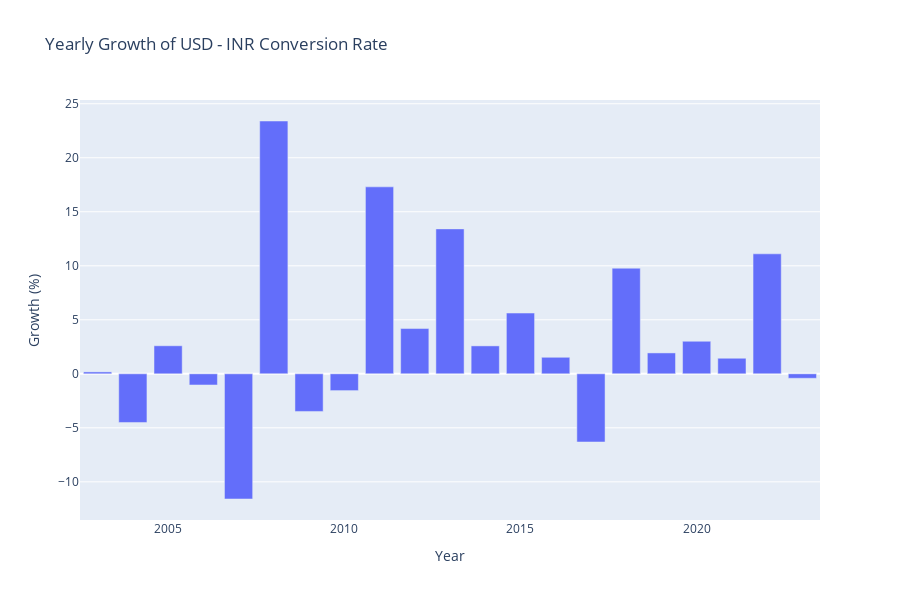

Here is the notebook cell this chart was saved with:
### Code cell
import plotly.graph_objs as go
import plotly.io as pio

# Calculate yearly growth
growth = data.groupby('Year').agg({'Close': lambda x: (x.iloc[-1]-x.iloc[0])/x.iloc[0]*100})

fig = go.Figure()
fig.add_trace(go.Bar(x=growth.index,
                     y=growth['Close'],
                     name='Yearly Growth'))

fig.update_layout(title="Yearly Growth of USD - INR Conversion Rate",
                  xaxis_title="Year",
                  yaxis_title="Growth (%)",
                  width=900,
                  height=600)

pio.show(fig)

### Figure 1 — Plotly figure (JSON) as saved in the notebook; plotly's stock layout.template omitted (floating-point values rounded to 4 significant figures)
{"data": [{"name": "Yearly Growth", "type": "bar", "x": [2003, 2004, 2005, 2006, 2007, 2008, 2009, 2010, 2011, 2012, 2013, 2014, 2015, 2016, 2017, 2018, 2019, 2020, 2021, 2022, 2023], "y": [0.1759, -4.505, 2.596, -1.034, -11.59, 23.4, -3.485, -1.555, 17.31, 4.19, 13.42, 2.585, 5.625, 1.53, -6.313, 9.777, 1.934, 3.015, 1.442, 11.11, -0.414]}], "layout": {"height": 600, "title": {"text": "Yearly Growth of USD - INR Conversion Rate"}, "width": 900, "xaxis": {"title": {"text": "Year"}}, "yaxis": {"title": {"text": "Growth (%)"}}}}
